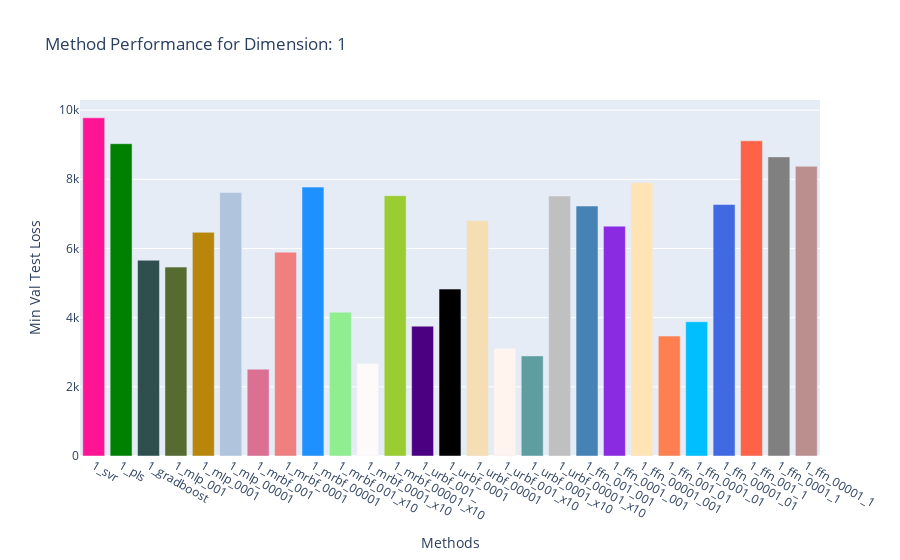
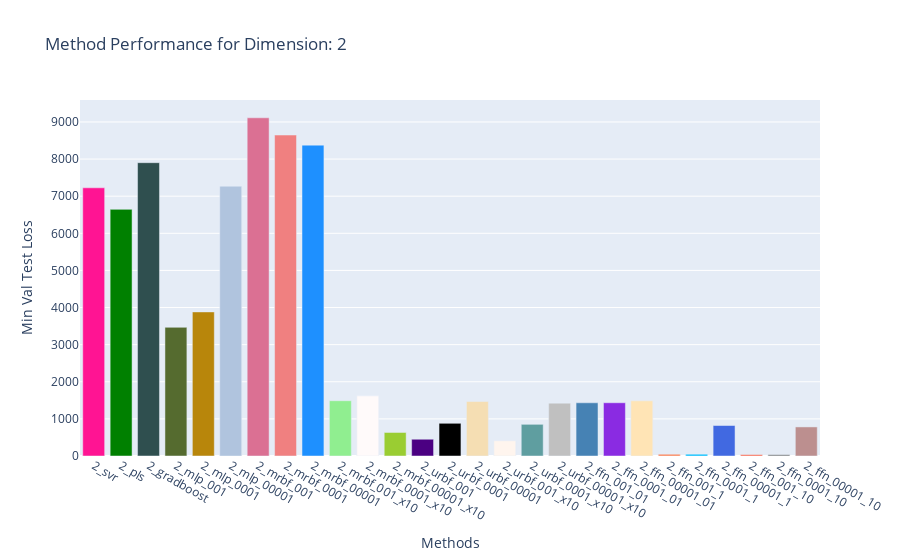
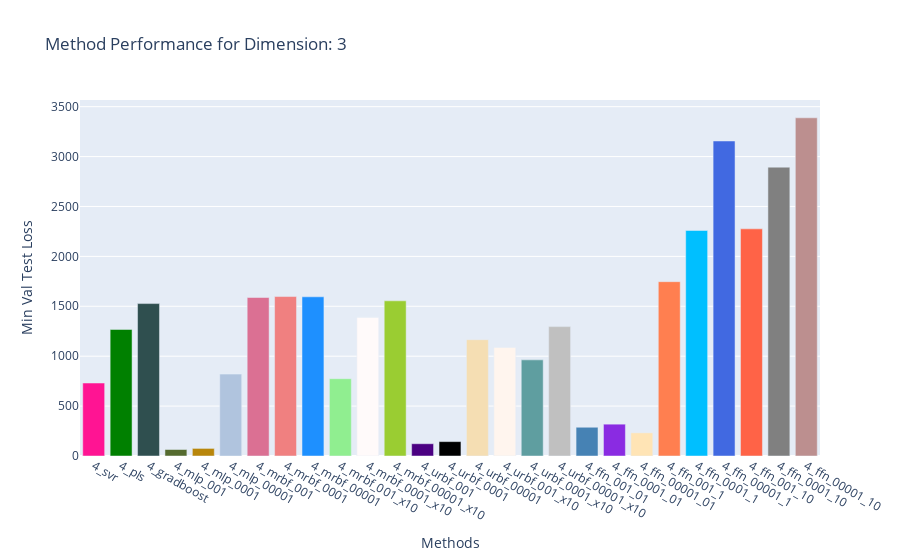
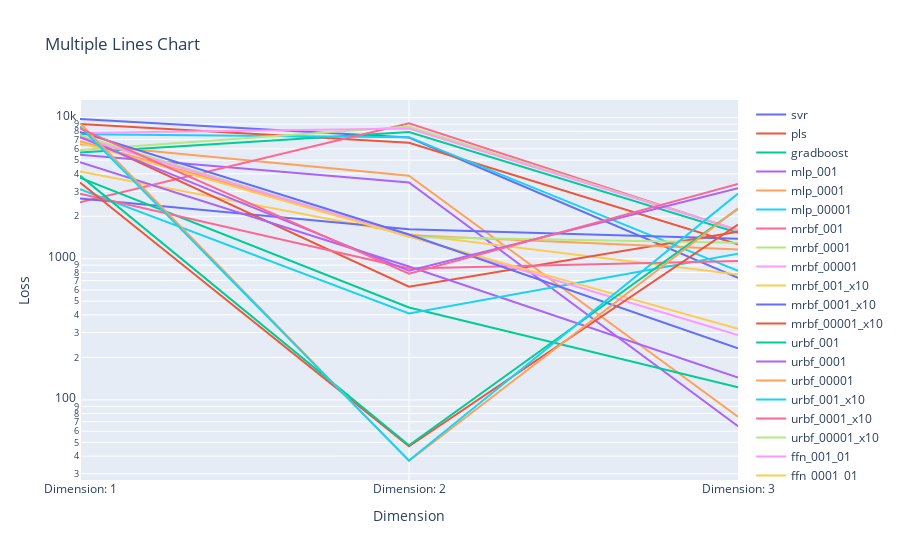

Source (notebook cell) for these figures, in order:
### Code cell
## plot the overall mean performance of 

import plotly.graph_objects as go
import matplotlib.colors as mcolors
import plotly.offline as pyo
import random

random.seed(6)

num_methods = 27

experiment_data = experiment_data_loader.experiment_data

method_results = {}
method_name = {}

method_durations = {}
method_params = {}


chunks = []
chunk_name = []


for key, val in experiment_data.items():  
    
    method_results[key] = []
    method_name[key] = experiment_data_loader.experiment_descriptions[key].name
    
    method_durations[key] = []
    method_params[key] = []
    
    for repetition_id, repetition_data in val['repetition_data'].items():
        epochs = repetition_data['epoch']
        
        val_loss = repetition_data['val_loss']
        test_loss = repetition_data['test_loss']

        min_val_idx = val_loss.argmin()
        min_val_test_loss = test_loss[min_val_idx]
                
        method_results[key].append(min_val_test_loss)
        method_durations[key].append(repetition_data['duration'])
        
        if 'params' in repetition_data:
            num_params = repetition_data['params']
        else:
            num_params = 0
        method_params[key].append(num_params)
        

    
# Extracting keys and values for the bar chart
categories = list(method_results.keys())
values = list(method_results.values())

### use average value:
values = [np.asarray(value).mean() for value in values]
### get names:å
categories = [method_name[key] for key in categories]
# Getting a list of named colors from matplotlib
named_colors = list(mcolors.CSS4_COLORS.keys())
random.shuffle(named_colors)
# Selecting the first 27 colors
colors = named_colors[:num_methods]

for frequency_chunk in range(3):
    
    chunk_values = values[frequency_chunk*num_methods:(frequency_chunk+1)*num_methods]
    chunk_names = categories[frequency_chunk*num_methods:(frequency_chunk+1)*num_methods]

    # Creating the bar chart
    fig = go.Figure(data=[go.Bar(x=chunk_names, y=chunk_values,marker_color=colors)])

    # Adding title and labels (you can modify these as needed)
    fig.update_layout(
        title=f"Method Performance for Dimension: {frequency_chunk + 1}",
        xaxis_title="Methods",
        yaxis_title="Min Val Test Loss"
    )

    # Displaying the figure
    fig.show()
    
    chunks.append(chunk_values)
    chunk_name.append(f"Dimension: {frequency_chunk + 1}")
    


# transpose!
chunks = list(map(list, zip(*chunks)))
    

# Create a trace for each line
traces = [go.Scatter(x=list(range(len(line))), y=line, mode='lines', name=chunk_names[i][2:]) for i, line in enumerate(chunks)]

# Define the layout of the chart
layout = go.Layout(
    title='Multiple Lines Chart',
    xaxis=dict(title='Dimension', tickvals=list(range(len(chunk_name))), ticktext=chunk_name),
    yaxis=dict(title='Loss',type='log')
)

# Create the figure and plot it
fig = go.Figure(data=traces, layout=layout)
fig.show()

### Figure 1 — Plotly figure (JSON) as saved in the notebook; plotly's stock layout.template omitted (floating-point values rounded to 4 significant figures)
{"data": [{"marker": {"color": ["deeppink", "green", "darkslategray", "darkolivegreen", "darkgoldenrod", "lightsteelblue", "palevioletred", "lightcoral", "dodgerblue", "lightgreen", "snow", "yellowgreen", "indigo", "black", "wheat", "seashell", "cadetblue", "silver", "steelblue", "blueviolet", "moccasin", "coral", "deepskyblue", "royalblue", "tomato", "gray", "rosybrown"]}, "type": "bar", "x": ["1_svr", "1_pls", "1_gradboost", "1_mlp_001", "1_mlp_0001", "1_mlp_00001", "1_mrbf_001", "1_mrbf_0001", "1_mrbf_00001", "1_mrbf_001_x10", "1_mrbf_0001_x10", "1_mrbf_00001_x10", "1_urbf_001_", "1_urbf_0001", "1_urbf_00001", "1_urbf_001_x10", "1_urbf_0001_x10", "1_urbf_00001_x10", "1_ffn_001_001", "1_ffn_0001_001", "1_ffn_00001_001", "1_ffn_001_01", "1_ffn_0001_01", "1_ffn_00001_01", "1_ffn_001_1", "1_ffn_0001_1", "1_ffn_00001_1"], "y": [9778.0, 9029.0, 5659.0, 5461.0, 6466.0, 7617.0, 2510.0, 5894.0, 7774.0, 4157.0, 2672.0, 7526.0, 3754.0, 4826.0, 6805.0, 3111.0, 2894.0, 7517.0, 7226.0, 6645.0, 7903.0, 3467.0, 3882.0, 7269.0, 9112.0, 8648.0, 8375.0]}], "layout": {"title": {"text": "Method Performance for Dimension: 1"}, "xaxis": {"title": {"text": "Methods"}}, "yaxis": {"title": {"text": "Min Val Test Loss"}}}}

### Figure 2 — Plotly figure (JSON) as saved in the notebook; plotly's stock layout.template omitted (floating-point values rounded to 4 significant figures)
{"data": [{"marker": {"color": ["deeppink", "green", "darkslategray", "darkolivegreen", "darkgoldenrod", "lightsteelblue", "palevioletred", "lightcoral", "dodgerblue", "lightgreen", "snow", "yellowgreen", "indigo", "black", "wheat", "seashell", "cadetblue", "silver", "steelblue", "blueviolet", "moccasin", "coral", "deepskyblue", "royalblue", "tomato", "gray", "rosybrown"]}, "type": "bar", "x": ["2_svr", "2_pls", "2_gradboost", "2_mlp_001", "2_mlp_0001", "2_mlp_00001", "2_mrbf_001", "2_mrbf_0001", "2_mrbf_00001", "2_mrbf_001_x10", "2_mrbf_0001_x10", "2_mrbf_00001_x10", "2_urbf_001", "2_urbf_0001", "2_urbf_00001", "2_urbf_001_x10", "2_urbf_0001_x10", "2_urbf_00001_x10", "2_ffn_001_01", "2_ffn_0001_01", "2_ffn_00001_01", "2_ffn_001_1", "2_ffn_0001_1", "2_ffn_00001_1", "2_ffn_001_10", "2_ffn_0001_10", "2_ffn_00001_10"], "y": [7226.0, 6645.0, 7903.0, 3467.0, 3882.0, 7269.0, 9112.0, 8648.0, 8375.0, 1489.0, 1620.0, 634.0, 451.6, 881.4, 1468.0, 409.1, 853.5, 1424.0, 1434.0, 1435.0, 1486.0, 46.87, 47.71, 821.5, 36.9, 37.2, 783.6]}], "layout": {"title": {"text": "Method Performance for Dimension: 2"}, "xaxis": {"title": {"text": "Methods"}}, "yaxis": {"title": {"text": "Min Val Test Loss"}}}}

### Figure 3 — Plotly figure (JSON) as saved in the notebook; plotly's stock layout.template omitted (floating-point values rounded to 4 significant figures)
{"data": [{"marker": {"color": ["deeppink", "green", "darkslategray", "darkolivegreen", "darkgoldenrod", "lightsteelblue", "palevioletred", "lightcoral", "dodgerblue", "lightgreen", "snow", "yellowgreen", "indigo", "black", "wheat", "seashell", "cadetblue", "silver", "steelblue", "blueviolet", "moccasin", "coral", "deepskyblue", "royalblue", "tomato", "gray", "rosybrown"]}, "type": "bar", "x": ["4_svr", "4_pls", "4_gradboost", "4_mlp_001", "4_mlp_0001", "4_mlp_00001", "4_mrbf_001", "4_mrbf_0001", "4_mrbf_00001", "4_mrbf_001_x10", "4_mrbf_0001_x10", "4_mrbf_00001_x10", "4_urbf_001", "4_urbf_0001", "4_urbf_00001", "4_urbf_001_x10", "4_urbf_0001_x10", "4_urbf_00001_x10", "4_ffn_001_01", "4_ffn_0001_01", "4_ffn_00001_01", "4_ffn_001_1", "4_ffn_0001_1", "4_ffn_00001_1", "4_ffn_001_10", "4_ffn_0001_10", "4_ffn_00001_10"], "y": [731.2, 1268.0, 1527.0, 65.05, 76.01, 820.4, 1588.0, 1598.0, 1595.0, 774.5, 1388.0, 1555.0, 123.0, 144.1, 1165.0, 1087.0, 963.2, 1296.0, 288.0, 318.9, 232.2, 1747.0, 2260.0, 3156.0, 2276.0, 2894.0, 3388.0]}], "layout": {"title": {"text": "Method Performance for Dimension: 3"}, "xaxis": {"title": {"text": "Methods"}}, "yaxis": {"title": {"text": "Min Val Test Loss"}}}}

### Figure 4 — Plotly figure (JSON) as saved in the notebook; plotly's stock layout.template omitted (floating-point values rounded to 4 significant figures)
{"data": [{"mode": "lines", "name": "svr", "type": "scatter", "x": [0, 1, 2], "y": [9778.0, 7226.0, 731.2]}, {"mode": "lines", "name": "pls", "type": "scatter", "x": [0, 1, 2], "y": [9029.0, 6645.0, 1268.0]}, {"mode": "lines", "name": "gradboost", "type": "scatter", "x": [0, 1, 2], "y": [5659.0, 7903.0, 1527.0]}, {"mode": "lines", "name": "mlp_001", "type": "scatter", "x": [0, 1, 2], "y": [5461.0, 3467.0, 65.05]}, {"mode": "lines", "name": "mlp_0001", "type": "scatter", "x": [0, 1, 2], "y": [6466.0, 3882.0, 76.01]}, {"mode": "lines", "name": "mlp_00001", "type": "scatter", "x": [0, 1, 2], "y": [7617.0, 7269.0, 820.4]}, {"mode": "lines", "name": "mrbf_001", "type": "scatter", "x": [0, 1, 2], "y": [2510.0, 9112.0, 1588.0]}, {"mode": "lines", "name": "mrbf_0001", "type": "scatter", "x": [0, 1, 2], "y": [5894.0, 8648.0, 1598.0]}, {"mode": "lines", "name": "mrbf_00001", "type": "scatter", "x": [0, 1, 2], "y": [7774.0, 8375.0, 1595.0]}, {"mode": "lines", "name": "mrbf_001_x10", "type": "scatter", "x": [0, 1, 2], "y": [4157.0, 1489.0, 774.5]}, {"mode": "lines", "name": "mrbf_0001_x10", "type": "scatter", "x": [0, 1, 2], "y": [2672.0, 1620.0, 1388.0]}, {"mode": "lines", "name": "mrbf_00001_x10", "type": "scatter", "x": [0, 1, 2], "y": [7526.0, 634.0, 1555.0]}, {"mode": "lines", "name": "urbf_001", "type": "scatter", "x": [0, 1, 2], "y": [3754.0, 451.6, 123.0]}, {"mode": "lines", "name": "urbf_0001", "type": "scatter", "x": [0, 1, 2], "y": [4826.0, 881.4, 144.1]}, {"mode": "lines", "name": "urbf_00001", "type": "scatter", "x": [0, 1, 2], "y": [6805.0, 1468.0, 1165.0]}, {"mode": "lines", "name": "urbf_001_x10", "type": "scatter", "x": [0, 1, 2], "y": [3111.0, 409.1, 1087.0]}, {"mode": "lines", "name": "urbf_0001_x10", "type": "scatter", "x": [0, 1, 2], "y": [2894.0, 853.5, 963.2]}, {"mode": "lines", "name": "urbf_00001_x10", "type": "scatter", "x": [0, 1, 2], "y": [7517.0, 1424.0, 1296.0]}, {"mode": "lines", "name": "ffn_001_01", "type": "scatter", "x": [0, 1, 2], "y": [7226.0, 1434.0, 288.0]}, {"mode": "lines", "name": "ffn_0001_01", "type": "scatter", "x": [0, 1, 2], "y": [6645.0, 1435.0, 318.9]}, {"mode": "lines", "name": "ffn_00001_01", "type": "scatter", "x": [0, 1, 2], "y": [7903.0, 1486.0, 232.2]}, {"mode": "lines", "name": "ffn_001_1", "type": "scatter", "x": [0, 1, 2], "y": [3467.0, 46.87, 1747.0]}, {"mode": "lines", "name": "ffn_0001_1", "type": "scatter", "x": [0, 1, 2], "y": [3882.0, 47.71, 2260.0]}, {"mode": "lines", "name": "ffn_00001_1", "type": "scatter", "x": [0, 1, 2], "y": [7269.0, 821.5, 3156.0]}, {"mode": "lines", "name": "ffn_001_10", "type": "scatter", "x": [0, 1, 2], "y": [9112.0, 36.9, 2276.0]}, {"mode": "lines", "name": "ffn_0001_10", "type": "scatter", "x": [0, 1, 2], "y": [8648.0, 37.2, 2894.0]}, {"mode": "lines", "name": "ffn_00001_10", "type": "scatter", "x": [0, 1, 2], "y": [8375.0, 783.6, 3388.0]}], "layout": {"title": {"text": "Multiple Lines Chart"}, "xaxis": {"ticktext": ["Dimension: 1", "Dimension: 2", "Dimension: 3"], "tickvals": [0, 1, 2], "title": {"text": "Dimension"}}, "yaxis": {"title": {"text": "Loss"}, "type": "log"}}}
